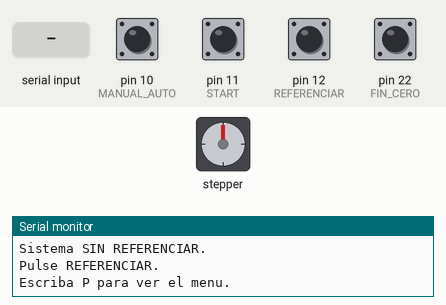
Simulated run of this sketch. Board: Arduino Mega 2560, built with avr-gcc and run on an emulated ATmega2560. Parts: stepper motor, the last lines printed to the serial monitor. Wiring (inferred from the names in the program): stepper motor driver (200 steps per turn assumed): step pin 3; direction pin 7. The inputs (shaded band) are chosen by the test bench; at power-on: pin 10 (MANUAL_AUTO), pin 11 (START), pin 12 (REFERENCIAR), pin 22 (FIN_CERO) HIGH.

Above: at 1.3 s.
1.4 s: pin 12 (REFERENCIAR) pulled LOW for 0.15 s
At 2.4 s:
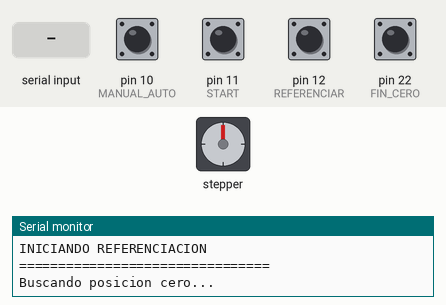
4.5 s: pin 22 (FIN_CERO) pulled LOW for 0.15 s
6.2 s: pin 11 (START) pulled LOW for 0.15 s
At 9.8 s:
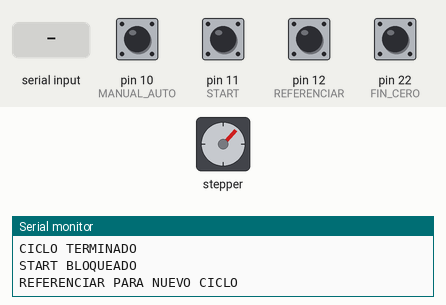
11.2 s: "R" received over Serial
At 11.9 s:
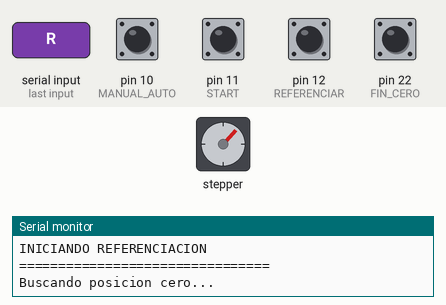
14.2 s: pin 22 (FIN_CERO) pulled LOW for 1 s
Timing chart, 0 to 17.2 s (numbered marks = the images above; inputs shaded):
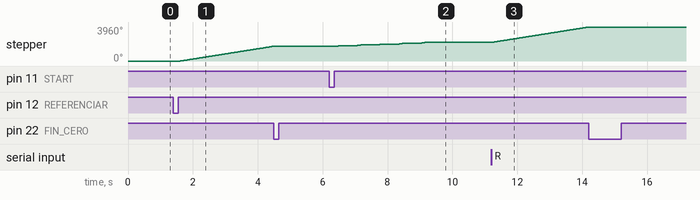

The sketch:

03.ino
```cpp
// ============================================================
// MAQUETA DE ESTRIBOS - ARDUINO MEGA 2560
// ============================================================
//
// MODOS:
//
// 1. MANUAL
//    - IZQUIERDA
//    - DERECHA
//
// 2. AUTOMATICO
//    - REFERENCIAR
//    - START
//    - 90°
//    - 90°
//    - 90°
//    - 90°
//    - 135°
//
// 3. SERIAL
//    - Preparado para recibir datos posteriormente
//
// IMPORTANTE:
//    Después de terminar un ciclo, START queda bloqueado.
//    Para volver a iniciar se debe REFERENCIAR nuevamente.
//
// ============================================================


// ------------------------------------------------------------
// PINES
// ------------------------------------------------------------

const int DIR = 7;
const int STEP = 3;

const int MANUAL_AUTO = 10;

const int IZQUIERDA = 8;
const int DERECHA = 9;

const int START = 11;
const int REFERENCIAR = 12;

const int FIN_CERO = 22;


// ------------------------------------------------------------
// PARAMETROS DEL MOTOR
// ------------------------------------------------------------

const int PASOS_VUELTA = 200;

// Según la prueba realizada:
// 50 pasos = 90°
const int PASOS_90 = 50;

// 75 pasos = 135°
const int PASOS_135 = 75;

// Tiempo del pulso
const int tiempoPulso = 1500;


// ------------------------------------------------------------
// ESTADO DEL SISTEMA
// ------------------------------------------------------------

// false = no está referenciado
// true  = referencia realizada
bool referenciado = false;


// ------------------------------------------------------------
// VARIABLES PARA SERIAL
// ------------------------------------------------------------

int ancho = 0;
int alto = 0;
int cantidad = 0;

int secuencia = 0;


// ============================================================
// DAR UN PASO
// ============================================================

void darPaso()
{
  digitalWrite(STEP, HIGH);
  delayMicroseconds(tiempoPulso);

  digitalWrite(STEP, LOW);
  delayMicroseconds(tiempoPulso);
}


// ============================================================
// REFERENCIACION
// ============================================================

bool referenciar()
{
  Serial.println();
  Serial.println("================================");
  Serial.println("INICIANDO REFERENCIACION");
  Serial.println("================================");


  // ----------------------------------------------------------
  // Si ya está presionado el final de carrera,
  // primero nos alejamos.
  // ----------------------------------------------------------

  if (digitalRead(FIN_CERO) == LOW)
  {
    Serial.println("Final de carrera activo.");
    Serial.println("Alejando...");

    digitalWrite(DIR, LOW);

    while (digitalRead(FIN_CERO) == LOW)
    {
      darPaso();
    }

    delay(200);
  }


  // ----------------------------------------------------------
  // Buscar posición cero
  // ----------------------------------------------------------

  Serial.println("Buscando posicion cero...");

  digitalWrite(DIR, HIGH);

  while (digitalRead(FIN_CERO) == HIGH)
  {
    darPaso();
  }


  digitalWrite(STEP, LOW);

  delay(200);


  // ----------------------------------------------------------
  // Retroceder 10 pasos
  // ----------------------------------------------------------

  Serial.println("Liberando final de carrera...");

  digitalWrite(DIR, LOW);

  for (int i = 0; i < 10; i++)
  {
    darPaso();
  }

  digitalWrite(STEP, LOW);


  Serial.println("REFERENCIACION TERMINADA.");
  Serial.println("START HABILITADO.");
  Serial.println();

  return true;
}


// ============================================================
// MODO MANUAL
// ============================================================

void modoManual()
{
  // ----------------------------------------------------------
  // IZQUIERDA
  // ----------------------------------------------------------

  if (digitalRead(IZQUIERDA) == LOW)
  {
    digitalWrite(DIR, LOW);

    darPaso();
  }


  // ----------------------------------------------------------
  // DERECHA
  // ----------------------------------------------------------

  else if (digitalRead(DERECHA) == LOW)
  {
    digitalWrite(DIR, HIGH);

    darPaso();
  }


  // ----------------------------------------------------------
  // NINGUN PULSANTE
  // ----------------------------------------------------------

  else
  {
    digitalWrite(STEP, LOW);
  }
}


// ============================================================
// DOBLAR 90 GRADOS
// ============================================================

void doblar90()
{
  Serial.println("DOBLADO: 90 grados");

  digitalWrite(DIR, HIGH);

  for (int i = 0; i < PASOS_90; i++)
  {
    darPaso();
  }

  digitalWrite(STEP, LOW);

  delay(500);
}


// ============================================================
// DOBLAR 135 GRADOS
// ============================================================

void doblar135()
{
  Serial.println("DOBLADO: 135 grados");

  digitalWrite(DIR, HIGH);

  for (int i = 0; i < PASOS_135; i++)
  {
    darPaso();
  }

  digitalWrite(STEP, LOW);

  delay(500);
}


// ============================================================
// CICLO ACTUAL DE PRUEBA
// ============================================================

void fabricarEstribo()
{
  Serial.println();
  Serial.println("================================");
  Serial.println("INICIANDO CICLO");
  Serial.println("================================");


  // DOBLADO 1
  doblar90();


  // DOBLADO 2
  doblar90();


  // DOBLADO 3
  doblar90();


  // DOBLADO 4
  doblar90();


  // DOBLADO 5
  doblar135();


  digitalWrite(STEP, LOW);


  Serial.println();
  Serial.println("================================");
  Serial.println("CICLO TERMINADO");
  Serial.println("START BLOQUEADO");
  Serial.println("REFERENCIAR PARA NUEVO CICLO");
  Serial.println("================================");
  Serial.println();
}


// ============================================================
// MOSTRAR CONFIGURACION
// ============================================================

void mostrarConfiguracion()
{
  Serial.println();
  Serial.println("========== CONFIGURACION ==========");

  Serial.print("Secuencia: ");
  Serial.println(secuencia);

  Serial.print("Ancho: ");
  Serial.print(ancho);
  Serial.println(" mm");

  Serial.print("Alto: ");
  Serial.print(alto);
  Serial.println(" mm");

  Serial.print("Cantidad: ");
  Serial.println(cantidad);

  Serial.println("===================================");
  Serial.println();
}


// ============================================================
// LEER DATOS POR SERIAL
// ============================================================

void leerSerial()
{
  if (Serial.available() > 0)
  {
    char comando = Serial.read();


    // --------------------------------------------------------
    // S = seleccionar secuencia
    // --------------------------------------------------------

    if (comando == '1')
    {
      secuencia = 1;

      Serial.println("Secuencia 1 seleccionada.");
    }


    else if (comando == '2')
    {
      secuencia = 2;

      Serial.println("Secuencia 2 seleccionada.");
    }


    else if (comando == '3')
    {
      secuencia = 3;

      Serial.println("Secuencia 3 seleccionada.");
    }


    // --------------------------------------------------------
    // V = ver configuracion
    // --------------------------------------------------------

    else if (comando == 'V' || comando == 'v')
    {
      mostrarConfiguracion();
    }


    // --------------------------------------------------------
    // R = referenciar
    // --------------------------------------------------------

    else if (comando == 'R' || comando == 'r')
    {
      if (referenciar())
      {
        referenciado = true;
      }
    }


    // --------------------------------------------------------
    // P = mostrar menu
    // --------------------------------------------------------

    else if (comando == 'P' || comando == 'p')
    {
      Serial.println();
      Serial.println("========== MENU ==========");
      Serial.println("1 = Secuencia 1");
      Serial.println("2 = Secuencia 2");
      Serial.println("3 = Secuencia 3");
      Serial.println("V = Ver configuracion");
      Serial.println("R = Referenciar");
      Serial.println("==========================");
      Serial.println();
    }
  }
}


// ============================================================
// SETUP
// ============================================================

void setup()
{
  Serial.begin(9600);


  // Motor
  pinMode(DIR, OUTPUT);
  pinMode(STEP, OUTPUT);


  // Selector
  pinMode(MANUAL_AUTO, INPUT_PULLUP);


  // Pulsantes
  pinMode(IZQUIERDA, INPUT_PULLUP);
  pinMode(DERECHA, INPUT_PULLUP);
  pinMode(START, INPUT_PULLUP);
  pinMode(REFERENCIAR, INPUT_PULLUP);


  // Final de carrera
  pinMode(FIN_CERO, INPUT_PULLUP);


  // Motor detenido
  digitalWrite(STEP, LOW);


  Serial.println();
  Serial.println("======================================");
  Serial.println("     MAQUINA DE ESTRIBOS");
  Serial.println("       ARDUINO MEGA 2560");
  Serial.println("======================================");
  Serial.println();

  Serial.println("Sistema SIN REFERENCIAR.");
  Serial.println("Pulse REFERENCIAR.");
  Serial.println("Escriba P para ver el menu.");
  Serial.println();
}


// ============================================================
// LOOP
// ============================================================

void loop()
{
  // ----------------------------------------------------------
  // Leer Serial
  // ----------------------------------------------------------

  leerSerial();


  // ==========================================================
  // MODO MANUAL
  // ==========================================================

  if (digitalRead(MANUAL_AUTO) == LOW)
  {
    modoManual();

    return;
  }


  // ==========================================================
  // MODO AUTOMATICO
  // ==========================================================


  // ----------------------------------------------------------
  // REFERENCIAR CON PULSANTE
  // ----------------------------------------------------------

  if (digitalRead(REFERENCIAR) == LOW)
  {
    delay(50);

    while (digitalRead(REFERENCIAR) == LOW)
    {
      delay(10);
    }

    if (referenciar())
    {
      referenciado = true;
    }

    return;
  }


  // ----------------------------------------------------------
  // START
  // ----------------------------------------------------------

  if (digitalRead(START) == LOW && referenciado == true)
  {
    delay(50);

    // Esperar que se suelte START
    while (digitalRead(START) == LOW)
    {
      delay(10);
    }


    // Ejecutar ciclo
    fabricarEstribo();


    // --------------------------------------------------------
    // MUY IMPORTANTE:
    //
    // Al terminar el ciclo la posición cambió.
    //
    // Por eso ya NO consideramos que estamos referenciados.
    // --------------------------------------------------------

    referenciado = false;


    Serial.println("START BLOQUEADO.");
    Serial.println("Debe REFERENCIAR nuevamente.");

    delay(300);

    return;
  }


  // ----------------------------------------------------------
  // Si no está referenciado, START no funciona
  // ----------------------------------------------------------

  if (referenciado == false)
  {
    digitalWrite(STEP, LOW);
  }
}
```

Measured:
- after the input at 1.4 s, stepper: keeps turning clockwise at about 598°/s, starting after 0.21 s
- after the input at 6.2 s, stepper: turns 90° clockwise in 0.15 s, repeating every 0.65 s
- after the input at 11.2 s, stepper: keeps turning clockwise at about 598°/s, starting after 0.06 s
